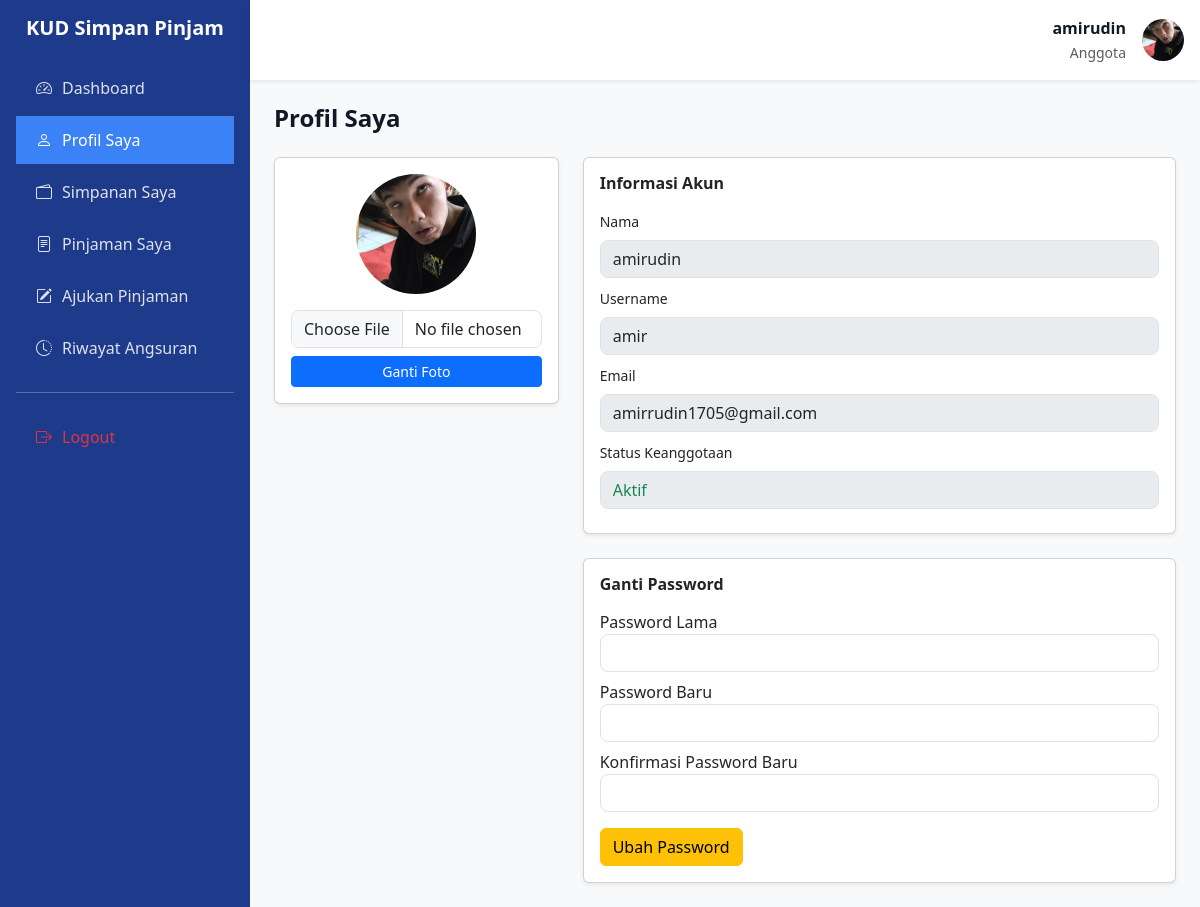
Page /anggota/profil.php (signed in) on the committed database.
### tables this page shows
CREATE TABLE `users` (
  `id_user` int NOT NULL,
  `nama` varchar(100) NOT NULL,
  `username` varchar(50) NOT NULL,
  `email` varchar(100) NOT NULL,
  `password` varchar(255) NOT NULL,
  `role` enum('admin','staf','anggota') NOT NULL DEFAULT 'anggota',
  `created_at` timestamp NULL DEFAULT CURRENT_TIMESTAMP,
  `foto` varchar(255) DEFAULT NULL
);

### anggota/profil.php (the view, shortened to what this page needs)
<?php
require_once '../config/database.php';
$id_user = $_SESSION['id_user'];
$query = mysqli_query($conn, "
    SELECT nama, username, email, foto
    FROM users
    WHERE id_user = '$id_user'
");
$user = mysqli_fetch_assoc($query);
$fotoProfil = !empty($user['foto'])
    ? "../assets/uploads/profile/" . $user['foto']
    : "../assets/uploads/profile/default.png";
?>
<!DOCTYPE html>
<html lang="id">
<head>
<link href="https://cdn.jsdelivr.net/npm/bootstrap@5.3.3/dist/css/bootstrap.min.css" rel="stylesheet">
<link href="https://cdn.jsdelivr.net/npm/bootstrap-icons/font/bootstrap-icons.css" rel="stylesheet">
<link rel="stylesheet" href="../assets/style.css">
</head>
<body>
<div class="d-flex min-vh-100">
  <aside class="sidebar p-3">
    <h5 class="fw-bold text-center mb-4">KUD Simpan Pinjam</h5>
    <ul class="nav flex-column gap-1">
      <li class="nav-item">
        <a class="nav-link" href="dashboard.php">
          <i class="bi bi-speedometer2"></i> Dashboard
        </a>
      </li>
      <li class="nav-item">
        <a class="nav-link active" href="profil.php">
          <i class="bi bi-person"></i> Profil Saya
        </a>
      </li>
      <li class="nav-item">
        <a class="nav-link" href="simpanan.php">
          <i class="bi bi-wallet2"></i> Simpanan Saya
        </a>
      </li>
      <li class="nav-item">
        <a class="nav-link" href="pinjaman.php">
          <i class="bi bi-file-text"></i> Pinjaman Saya
        </a>
      </li>
      <li class="nav-item">
        <a class="nav-link" href="ajukan_pinjaman.php">
          <i class="bi bi-pencil-square"></i> Ajukan Pinjaman
        </a>
      </li>
      <li class="nav-item">
        <a class="nav-link" href="angsuran.php">
          <i class="bi bi-clock-history"></i> Riwayat Angsuran
        </a>
      </li>
      <hr>
      <li class="nav-item">
        <a class="nav-link text-danger" href="../auth/logout.php">
          <i class="bi bi-box-arrow-right"></i> Logout
        </a>
      </li>
    </ul>
  </aside>
  <main class="flex-fill bg-light">
    <div class="d-flex justify-content-end align-items-center p-3 bg-white shadow-sm">
      <div class="text-end me-3">
        <div class="fw-semibold"><?= htmlspecialchars($user['nama']) ?></div>
        <small class="text-muted">Anggota</small>
      </div>
      <img src="<?= $fotoProfil ?>?v=<?= time() ?>"
           class="rounded-circle"
           width="42"
           height="42"
           style="object-fit: cover;"
           alt="Foto Profil">
    </div>
    <div class="container-fluid p-4">
      <h4 class="fw-bold mb-4">Profil Saya</h4>
      <div class="row g-4">
        <div class="col-md-4">
          <div class="card shadow-sm">
            <div class="card-body text-center">
              <img src="<?= $fotoProfil ?>?v=<?= time() ?>" class="rounded-circle mb-3" width="120" height="120" style="object-fit:cover;">
              <form action="helpers/profil_update.php" method="post" enctype="multipart/form-data">
                <input type="file" name="foto" class="form-control mb-2" accept="image/*" required>
                <button class="btn btn-primary btn-sm w-100">Ganti Foto</button>
              </form>
            </div>
          </div>
        </div>
        <div class="col-md-8">
          <div class="card shadow-sm mb-4">
            <div class="card-body">
              <h6 class="fw-bold mb-3">Informasi Akun</h6>
              <div class="mb-2">
                <label class="form-label">Nama</label>
                <input type="text" class="form-control" value="<?= htmlspecialchars($user['nama']) ?>" disabled>
              </div>
              <div class="mb-2">
                <label class="form-label">Username</label>
                <input type="text" class="form-control" value="<?= htmlspecialchars($user['username']) ?>" disabled>
              </div>
              <div class="mb-2">
                <label class="form-label">Email</label>
                <input type="email" class="form-control" value="<?= htmlspecialchars($user['email']) ?>" disabled>
              </div>
              <div class="mb-2">
                <label class="form-label">Status Keanggotaan</label>
                <input type="text" class="form-control text-success" value="Aktif" disabled>
              </div>
            </div>
          </div>
          <div class="card shadow-sm">
            <div class="card-body">
              <h6 class="fw-bold mb-3">Ganti Password</h6>
              <form action="password_update.php" method="post">
                <div class="mb-2">
                  <label>Password Lama</label>
                  <input type="password" name="password_lama" class="form-control" required>
                </div>
                <div class="mb-2">
                  <label>Password Baru</label>
                  <input type="password" name="password_baru" class="form-control" required>
                </div>
                <div class="mb-3">
                  <label>Konfirmasi Password Baru</label>
                  <input type="password" name="konfirmasi_password" class="form-control" required>
                </div>
                <button class="btn btn-warning">Ubah Password</button>
              </form>
            </div>
          </div>
        </div>
      </div>
    </div>
  </main>
</div>
</body>
</html>

### assets/style.css (style rules this page uses)
:root { --primary-blue: #1E3A8A; --secondary-blue: #3B82F6; --background-light: #F3F4F6; --card-white: #FFFFFF; --card-border: #E5E7EB; --success-green: #16A34A; --text-dark: #111827; --text-muted: #6B7280; }
* { margin: 0; padding: 0; box-sizing: border-box; }
body { font-family: system-ui, -apple-system, "Segoe UI", Roboto, Arial, sans-serif; background-color: var(--background-light); color: var(--text-dark); }
a { text-decoration: none; color: inherit; }
.sidebar { width: 250px; min-height: 100vh; background-color: var(--primary-blue); color: #fff; }
.sidebar .nav-link { color: rgba(255, 255, 255, 0.85); padding: 12px 20px; display: flex; align-items: center; gap: 10px; }
.sidebar .nav-link.active { background-color: var(--secondary-blue); color: #fff; font-weight: 500; }
.form-control { border-radius: 8px; }
.form-label { font-weight: 500; font-size: 14px; }

### rows in the picture
users: nama "amirudin", foto (picture), username "amir", email "amirrudin1705@gmail.com"
